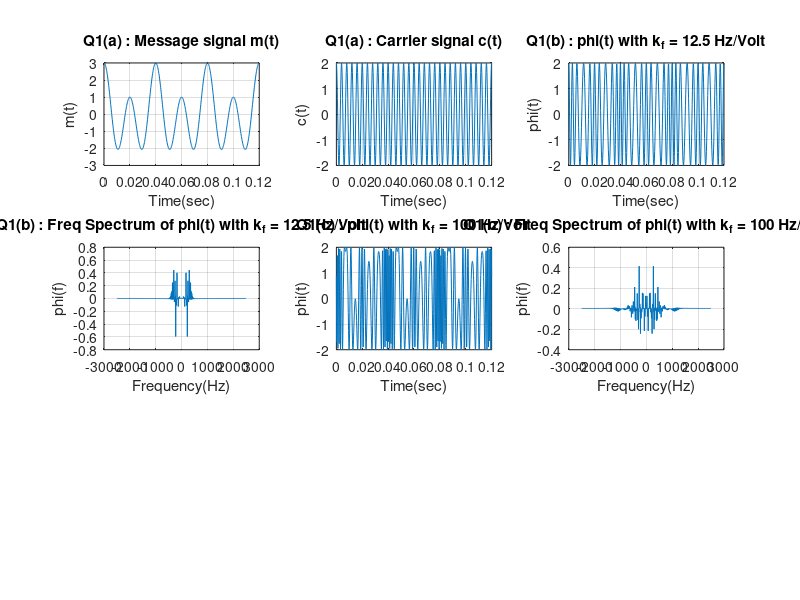

The MATLAB script that drew this image: (Note: this script raises an error after producing the figure.)
clc;clear;close all;

fm1 = 25;
fm2 = 50;
fc = 250;
A_c = 2;
A_m1 = 1;
A_m2 = 2;
Sampling_rate = 5000;


% question 1 part (a) - message and carrier signal

t = 0:1/Sampling_rate:3/fm1;
message_signal = A_m1*cos(2*pi*fm1*t) + A_m2*cos(2*pi*fm2*t);
subplot(3,3,1);
plot(t,message_signal);
grid on;
xlabel("Time(sec)");
ylabel("m(t)");
title("Q1(a) : Message signal m(t)");

carrier_signal = A_c*cos(2*pi*fc*t);
subplot(3,3,2);
plot(t,carrier_signal);
grid on;
xlabel("Time(sec)");
ylabel("c(t)");
title("Q1(a) : Carrier signal c(t)");


% question 1 part (b) - kf = 12.5 Hz/Volt

k_f = 12.5;
freq_modulated = A_c*fmmod(message_signal,fc,Sampling_rate,k_f*(A_m1 + A_m2));
subplot(3,3,3);
plot(t,freq_modulated);
grid on;
xlabel("Time(sec)");
ylabel("phi(t)");
title("Q1(b) : phi(t) with k_f = 12.5 Hz/Volt");


freq = (-Sampling_rate/2:Sampling_rate/length(t):Sampling_rate/2-1);
fft_freq_modulated = fftshift(fft(freq_modulated));
disp(size(freq));
disp(size(fft_freq_modulated));
subplot(3,3,4);
plot(freq,(fft_freq_modulated/length(freq)));
grid on;
title("Q1(b) : Freq Spectrum of phi(t) with k_f = 12.5 Hz/Volt");
xlabel("Frequency(Hz)");
ylabel("phi(f)");


% question 1 part (c) - kf = 100 Hz/Volt

k_f = 100;
freq_modulated_1 = A_c*fmmod(message_signal,fc,Sampling_rate,k_f*(A_m1 + A_m2));
subplot(3,3,5);
plot(t,freq_modulated_1);
grid on;
xlabel("Time(sec)");
ylabel("phi(t)");
title("Q1(c) : phi(t) with k_f = 100 Hz/Volt");


freq = (-Sampling_rate/2:Sampling_rate/length(t):Sampling_rate/2-1);
fft_freq_modulated_1 = fftshift(fft(freq_modulated_1));

subplot(3,3,6);
plot(freq,(fft_freq_modulated_1/length(freq)));
grid on;
title("Q1(c) : Freq Spectrum of phi(t) with k_f = 100 Hz/Volt");
xlabel("Frequency(Hz)");
ylabel("phi(f)");

% question 1 part (d) - demodulated signal of kf = 100 Hz/Volt

k_f = 125;
freq_modulated_2 = A_c*fmmod(message_signal,fc,Sampling_rate,k_f*(A_m1 + A_m2));
demodulated_signal = fmdemod(freq_modulated_2,fc,Sampling_rate,k_f*(A_m1 + A_m2));
subplot(3,3,7);
plot(t,demodulated_signal);
grid on;
xlabel("Time(sec)");
ylabel("demodulated signal");
title("Q1(d) : demodulated signal with k_f = 125 Hz/Volt");